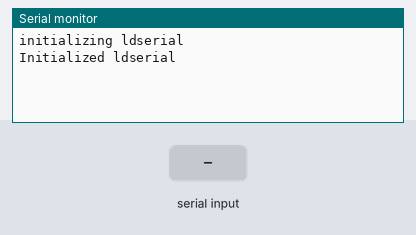
This sketch was run on a simulated Arduino Nano, built with avr-gcc and run on an emulated ATmega328P. Parts: the last lines printed to the serial monitor. The inputs (shaded band) are chosen by the test bench.

Above: at 1.2 s.
1.3 s: "a" received over Serial
At 2.4 s:
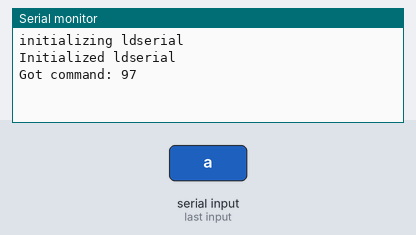
2.8 s: "b" received over Serial
At 3.5 s:
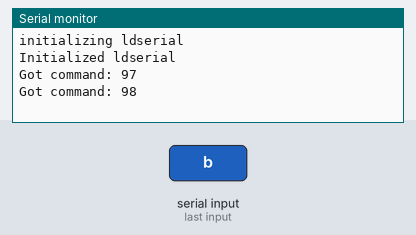

Measured:
- after the input at 1.3 s, the serial monitor: prints a new line at once (image 1)
- after the input at 2.8 s, the serial monitor: prints a new line at once (image 2)

The sketch:

Blink1.ino
```cpp
#include<SoftwareSerial.h>

SoftwareSerial ldSerial = SoftwareSerial(6, 5);


#pragma region Utils
void printByte(byte b) {
	if (b < 16)
	{
		Serial.print("0");
	}
	Serial.print(b, HEX);
}

void printBytes(const uint8_t* data, size_t len, int highlightAt) {
	for (size_t i = 0; i < len; i++)
	{
		if (data[i] < 16) {
			Serial.print(0);
		}
		Serial.print(data[i], HEX);
	}
	if (highlightAt > -1 && highlightAt < len) {
		Serial.println();
		for (size_t i = 0; i < highlightAt; i++)
		{
			Serial.print("  ");
		}
		Serial.println("^^");
	}
}
#pragma endregion


#pragma region Commands
struct {
	byte header[4]{ 0xFD, 0xFC, 0xFB, 0xFA };
} COMMAND_HEADER;

struct {
	byte MFR[4]{ 0x04, 0x03, 0x02, 0x01 };
} COMMAND_MFR;

struct {
	byte payload[2]{ 0xA0, 0x00 };
} GET_FIRMWARE;

struct {
	byte commandWord[2]{ 0xFF, 0x00 };
	byte commandValue[2]{ 0x01, 0x00 };
} ENABLE_CONFIG_COMMANDS;

struct {
	byte commandWord[2]{ 0xFE, 0x00 };
} DISABLE_CONFIG_COMMANDS;

void sendMessage(void* buf, short size) {
	ldSerial.write((byte*)&COMMAND_HEADER, sizeof(COMMAND_HEADER));

	ldSerial.write((byte*)&size, 2);
	ldSerial.write((byte*)buf, size);

	ldSerial.write((byte*)&COMMAND_MFR, sizeof(COMMAND_MFR));
	ldSerial.flush();
}
#pragma endregion


#pragma region ConfigCommandResponse
enum AckStatus : short {
	SUCCESS = 0x0000, FAILURE = 0x0001,
};

struct ConfigurationCommandResponse
{
	byte HEADER[4]{ 0xFD, 0xFC, 0xFB, 0xFA };
	short length;
	byte command[2];
	AckStatus ackStatus;
	byte protocollVersion[2];
	byte buffer[2];
	byte MFR[4]{ 4,3,2,1 };

	static bool tryRead(byte* buffer, size_t bufferSize, ConfigurationCommandResponse* out) {
		size_t window = 0;
		while (window + sizeof(ConfigurationCommandResponse) < bufferSize) {
			if (buffer[window] != 0xFD ||
				buffer[window + 1] != 0xFC ||
				buffer[window + 2] != 0xFB ||
				buffer[window + 3] != 0xFA) {
				window++;
				continue;
			}
			short length = buffer[window + offsetof(ConfigurationCommandResponse, length) + 1] << 8 | buffer[window + offsetof(ConfigurationCommandResponse, length)];


			if (length != 8) {
				return false;
			}
			if (buffer[window + offsetof(ConfigurationCommandResponse, command)] != 0xFF || buffer[window + offsetof(ConfigurationCommandResponse, command) + 1] != 0x01)
			{
				//printBytes(buffer[window + offsetof(ConfigurationCommandResponse, command)], 2, -1);
				return false;
			}


			if (buffer[window + offsetof(ConfigurationCommandResponse, MFR)] != 0x04 ||
				buffer[window + offsetof(ConfigurationCommandResponse, MFR) + 1] != 0x03 ||
				buffer[window + offsetof(ConfigurationCommandResponse, MFR) + 2] != 0x02 ||
				buffer[window + offsetof(ConfigurationCommandResponse, MFR) + 3] != 0x01)
			{
				return false;
			}

			memcpy(out, buffer + window, sizeof(ConfigurationCommandResponse));
			return true;

		}

		return false;
	}

	void prettyPrint() {
		Serial.print("ConfigurationCommandResponse: ");
		Serial.print("Ack status: ");
		switch (ackStatus)
		{
		case SUCCESS:
			Serial.println("SUCCESS");
			break;
		case FAILURE:
			Serial.println("FAILURE");
			break;
		default:
			Serial.println("UNKNOWN");
			break;
		}
	}
};
#pragma endregion


#pragma region DetectionDatagramm
enum DataType : byte {
	EngineeringMode = 0x01, TargetDataComposition = 0x02
};

enum TargetState : byte
{
	NoTarget = 0x00, SportsTarget = 0x01, StationaryTarget = 0x02, StationaryAndStationaryTargets = 0x03
};

// These obviously redundant declarations are made necessary because the arduino preprocessor can't handle user defined types in overloads because apparently we're still stuck in the 1960
static void prettyPrint(DataType t);
static void prettyPrint(TargetState s);

static void prettyPrint(DataType t) {
	switch (t)
	{
	case EngineeringMode:
		Serial.print("EngineeringMode");
		break;
	case TargetDataComposition:
		Serial.print("TargetDataComposition");
		break;
	}
}

static void prettyPrint(TargetState s) {
	switch (s)
	{
	case NoTarget:
		Serial.print("NoTarget                      ");
		break;
	case SportsTarget:
		Serial.print("SportsTarget                  ");
		break;
	case StationaryTarget:
		Serial.print("StationaryTarget              ");
		break;
	case StationaryAndStationaryTargets:
		Serial.print("StationaryAndStationaryTargets");
		break;
	}
}

struct DetectionDatagramm {
	byte frameHeader[4]{ 0xF4, 0xF3, 0xF2, 0xF1 };

	short frameDataLength;
	DataType type;
	byte head{ 0xAA };
	TargetState targetState;
	short distance;
	byte exerciseTargetEnergyValue;
	short stationaryTargetDistance1;
	byte stationaryTargetEnergyValue;
	short detectionDistanceCm;
	byte tail{ 0x55 };
	byte check{ 0x00 };

	byte MFR[4]{0xF8,0xF7, 0xF6, 0xF5 };

	static bool tryRead(const byte* buffer, size_t bufferSize, DetectionDatagramm* out) {
		size_t window = 0;
		while (window + sizeof(DetectionDatagramm) < bufferSize) {
			if (buffer[window] == 0xF4 && buffer[window +1 ] == 0xF3 && buffer[window +2] == 0xF2 && buffer[window+3] == 0xF1)
			{

				//Serial.println("Found frameHeader");
				//unsigned short length = buffer[window + offsetof(DetectionDatagramm, frameDataLength) +1 ] << 8 | buffer[window + offsetof(DetectionDatagramm, frameDataLength)];
				//Serial.print("Got Length: ");
				//Serial.println(length);

				if (buffer[window + offsetof(DetectionDatagramm, head)] != 0xAA)
				{
					//Serial.println("Missing head at: ");
					//printBytes(buffer, bufferSize, window + offsetof(DetectionDatagramm, head));
					return false;
				}

				if (buffer[window + offsetof(DetectionDatagramm, tail)] != 0x55) {
					//Serial.print("Missing Tail at: ");
					//Serial.println(window + offsetof(DetectionDatagramm, tail));
					//printBytes(buffer, bufferSize, window + offsetof(DetectionDatagramm, tail));
					return false;
				}

				if (buffer[window + offsetof(DetectionDatagramm, check)] != 0x00) {
					//Serial.print("Missing Check at: ");
					//Serial.println(window + offsetof(DetectionDatagramm, check));
					//printBytes(buffer, bufferSize, window + offsetof(DetectionDatagramm, check));
					return false;
				}

				if (buffer[window + offsetof(DetectionDatagramm, MFR)] != 0xF8 ||
					buffer[window + offsetof(DetectionDatagramm, MFR) + 1] != 0xF7 ||
					buffer[window + offsetof(DetectionDatagramm, MFR) + 2] != 0xF6 ||
					buffer[window + offsetof(DetectionDatagramm, MFR) + 3] != 0xF5)
				{
					//Serial.print("Missing MFR at:");
					//printBytes(buffer, bufferSize, window + offsetof(DetectionDatagramm, MFR));
					return false;
				}

				memcpy(out, buffer + window, sizeof(DetectionDatagramm));
				return true;
			}
			else {
				window++;
			}
		}
		return false;
	}

	void prettyPrint() {
		//Serial.print("Frame header: ");
		//printBytes(frameHeader, 4);

		//Serial.print(" Frame data length: ");
		//Serial.print(frameDataLength);

		Serial.print(" Data Type: ");
		::prettyPrint(type);

		//Serial.print(" Head: ");
		//printBytes(&head, 1);

		Serial.print(" Target State: ");
		::prettyPrint(targetState);

		Serial.print(" Distance: ");
		Serial.print(distance);

		Serial.print(" Exercise Target Energy Value: ");
		Serial.print(exerciseTargetEnergyValue);

		Serial.print(" stationaryTargetDistance1: ");
		Serial.print(stationaryTargetDistance1);

		Serial.print(" stationaryTargetEnergyValue: ");
		Serial.print(stationaryTargetEnergyValue);

		Serial.print(" detectionDistanceCm: ");
		Serial.print(detectionDistanceCm);

		//Serial.print(" MFR: ");
		//printBytes(MFR, 4);
	}
};
#pragma endregion

#pragma region FirmwareCommandResponse
struct FirmwareCommandResponse {
	byte HEADER[4]{ 0xFD, 0xFC, 0xFB, 0xFA };
	short length;//should be 12
	byte command[2];
	AckStatus ackStatus;
	byte firmwareType[2];
	byte majorVersion[2];
	byte minorVersion[4];
	byte MFR[4]{ 4,3,2,1 };


	static bool tryRead(byte* buffer, size_t bufferSize, FirmwareCommandResponse* out) {
		size_t window = 0;
		while (window + sizeof(FirmwareCommandResponse) < bufferSize) {
			if (buffer[window] != 0xFD ||
				buffer[window + 1] != 0xFC ||
				buffer[window + 2] != 0xFB ||
				buffer[window + 3] != 0xFA) {
				window++;
				continue;
			}
			short length = buffer[window + offsetof(FirmwareCommandResponse, length) + 1] << 8 | buffer[window + offsetof(FirmwareCommandResponse, length)];

			if (length != 12) {
				return false;
			}

			if (buffer[window + offsetof(FirmwareCommandResponse, MFR)] != 0x04 ||
				buffer[window + offsetof(FirmwareCommandResponse, MFR) + 1] != 0x03 ||
				buffer[window + offsetof(FirmwareCommandResponse, MFR) + 2] != 0x02 ||
				buffer[window + offsetof(FirmwareCommandResponse, MFR) + 3] != 0x01)
			{
				return false;
			}

			memcpy(out, buffer + window, sizeof(FirmwareCommandResponse));
			return true;

		}

		return false;
	}

	void prettyPrint() {
		Serial.print("FirmwareCommandResponse: ");
		Serial.print("V");
		Serial.print(majorVersion[1], HEX);
		Serial.print(".");
		printByte(majorVersion[0]);

		Serial.print(".");
		printByte(minorVersion[3]);
		printByte(minorVersion[2]);
		printByte(minorVersion[1]);
		printByte(minorVersion[0]);

		Serial.println();
	}
};

#pragma endregion


void setup() {
	Serial.begin(115200);
	while (!Serial) {
		; // wait for serial port to connect. Needed for Native USB only
	}

	pinMode(6, INPUT);
	pinMode(5, OUTPUT);

	Serial.println("initializing ldserial");

	ldSerial.begin(57600);
	Serial.println("Initialized ldserial");

}


byte buffer[50]{ 0 };

unsigned int cursor = 0;

// the loop function runs over and over again forever
void loop() {
	if (Serial.available())
	{
		auto command = Serial.read();
		if (command == 'a') {
			Serial.print("Got command: ");
			Serial.println(command);
			sendMessage(&ENABLE_CONFIG_COMMANDS, (short)sizeof(ENABLE_CONFIG_COMMANDS));
		}
		if (command == 'b') {
			Serial.print("Got command: ");
			Serial.println(command);
			sendMessage(&DISABLE_CONFIG_COMMANDS, (short)sizeof(DISABLE_CONFIG_COMMANDS));
		}
		if (command == 'c') {
			Serial.print("Got command: ");
			Serial.println(command);
			sendMessage(&GET_FIRMWARE, (short)sizeof(GET_FIRMWARE));
		}
	}

	auto available = ldSerial.available();
	if (available > 0) {
		if (cursor == sizeof(buffer) - 1) {
			for (size_t i = 0; i < sizeof(buffer) - 1; i++)
			{
				buffer[i] = buffer[i + 1];
			}

			buffer[cursor] = ldSerial.read();
		}
		else {
			buffer[cursor] = ldSerial.read();
			cursor++;
		}

		//DetectionDatagramm dd;
		//auto isDetectionDatagramm = DetectionDatagramm::tryRead(buffer, sizeof(buffer), &dd);
		//
		//if (isDetectionDatagramm) {
		//	dd.prettyPrint();
		//	Serial.println("Resetting buffer");
		//	memset(buffer, 0, sizeof(buffer));
		//	cursor = 0;
		//	return;
		//}
		//
		//ConfigurationCommandResponse cCR;
		//auto isConfigurationCommandResponse = ConfigurationCommandResponse::tryRead(buffer, sizeof(buffer), &cCR);
		//if (isConfigurationCommandResponse) {
		//	cCR.prettyPrint();
		//	Serial.println("Resetting buffer");
		//	memset(buffer, 0, sizeof(buffer));
		//	cursor = 0;
		//}
		//
		//FirmwareCommandResponse fCR;
		//auto isFirmwareCommandResponse = FirmwareCommandResponse::tryRead(buffer, sizeof(buffer), &fCR);
		//if (isFirmwareCommandResponse) {
		//	fCR.prettyPrint();
		//	Serial.println("Resetting buffer");
		//	memset(buffer, 0, sizeof(buffer));
		//	cursor = 0;
		//}
	}
}
```
